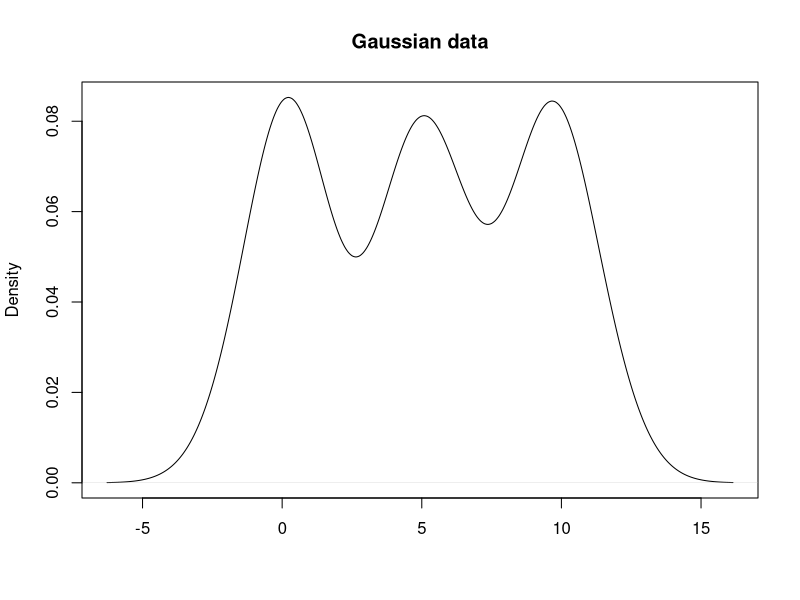

The R source for this figure:
#Simulate Gaussian data

n.grp <- 3
n.means <- c(0, 5, 10)
s.size <- 50

#Sampel data
set.seed(1)
yy <- lapply(n.means, function(X) {rnorm(s.size, mean = X, sd = 1)})
d <- data.frame(y = unlist(yy), grp = rep(1:n.grp, each = s.size))

pdf(file = "gaussian_data.pdf")
plot(density(d$y), main = "Gaussian data", xlab = "")
dev.off()

save(file = "gaussian_data.RData", list = ls())

